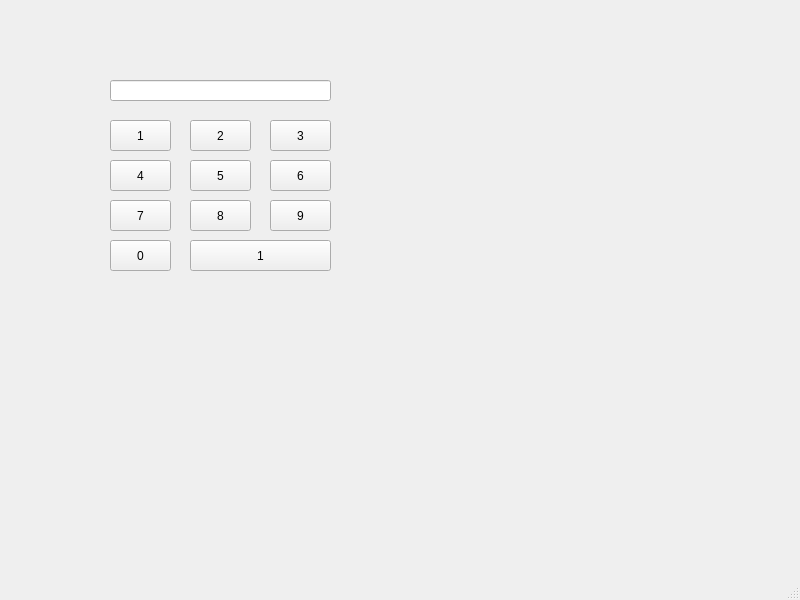
<?xml version="1.0" encoding="UTF-8"?>
<ui version="4.0">
 <class>MainWindow</class>
 <widget class="QMainWindow" name="MainWindow">
  <property name="geometry">
   <rect>
    <x>0</x>
    <y>0</y>
    <width>800</width>
    <height>600</height>
   </rect>
  </property>
  <property name="windowTitle">
   <string>MainWindow</string>
  </property>
  <widget class="QWidget" name="centralwidget">
   <widget class="QLineEdit" name="le">
    <property name="geometry">
     <rect>
      <x>110</x>
      <y>80</y>
      <width>221</width>
      <height>21</height>
     </rect>
    </property>
   </widget>
   <widget class="QPushButton" name="pb1">
    <property name="geometry">
     <rect>
      <x>110</x>
      <y>120</y>
      <width>61</width>
      <height>31</height>
     </rect>
    </property>
    <property name="text">
     <string>1</string>
    </property>
   </widget>
   <widget class="QPushButton" name="pb2">
    <property name="geometry">
     <rect>
      <x>190</x>
      <y>120</y>
      <width>61</width>
      <height>31</height>
     </rect>
    </property>
    <property name="text">
     <string>2</string>
    </property>
   </widget>
   <widget class="QPushButton" name="pb3">
    <property name="geometry">
     <rect>
      <x>270</x>
      <y>120</y>
      <width>61</width>
      <height>31</height>
     </rect>
    </property>
    <property name="text">
     <string>3</string>
    </property>
   </widget>
   <widget class="QPushButton" name="pb6">
    <property name="geometry">
     <rect>
      <x>270</x>
      <y>160</y>
      <width>61</width>
      <height>31</height>
     </rect>
    </property>
    <property name="text">
     <string>6</string>
    </property>
   </widget>
   <widget class="QPushButton" name="pb4">
    <property name="geometry">
     <rect>
      <x>110</x>
      <y>160</y>
      <width>61</width>
      <height>31</height>
     </rect>
    </property>
    <property name="text">
     <string>4</string>
    </property>
   </widget>
   <widget class="QPushButton" name="pb5">
    <property name="geometry">
     <rect>
      <x>190</x>
      <y>160</y>
      <width>61</width>
      <height>31</height>
     </rect>
    </property>
    <property name="text">
     <string>5</string>
    </property>
   </widget>
   <widget class="QPushButton" name="pb9">
    <property name="geometry">
     <rect>
      <x>270</x>
      <y>200</y>
      <width>61</width>
      <height>31</height>
     </rect>
    </property>
    <property name="text">
     <string>9</string>
    </property>
   </widget>
   <widget class="QPushButton" name="pb7">
    <property name="geometry">
     <rect>
      <x>110</x>
      <y>200</y>
      <width>61</width>
      <height>31</height>
     </rect>
    </property>
    <property name="text">
     <string>7</string>
    </property>
   </widget>
   <widget class="QPushButton" name="pb8">
    <property name="geometry">
     <rect>
      <x>190</x>
      <y>200</y>
      <width>61</width>
      <height>31</height>
     </rect>
    </property>
    <property name="text">
     <string>8</string>
    </property>
   </widget>
   <widget class="QPushButton" name="pb0">
    <property name="geometry">
     <rect>
      <x>110</x>
      <y>240</y>
      <width>61</width>
      <height>31</height>
     </rect>
    </property>
    <property name="text">
     <string>0</string>
    </property>
   </widget>
   <widget class="QPushButton" name="pbCall">
    <property name="geometry">
     <rect>
      <x>190</x>
      <y>240</y>
      <width>141</width>
      <height>31</height>
     </rect>
    </property>
    <property name="text">
     <string>1</string>
    </property>
   </widget>
  </widget>
  <widget class="QMenuBar" name="menubar">
   <property name="geometry">
    <rect>
     <x>0</x>
     <y>0</y>
     <width>800</width>
     <height>21</height>
    </rect>
   </property>
  </widget>
  <widget class="QStatusBar" name="statusbar"/>
 </widget>
 <resources/>
 <connections/>
</ui>
